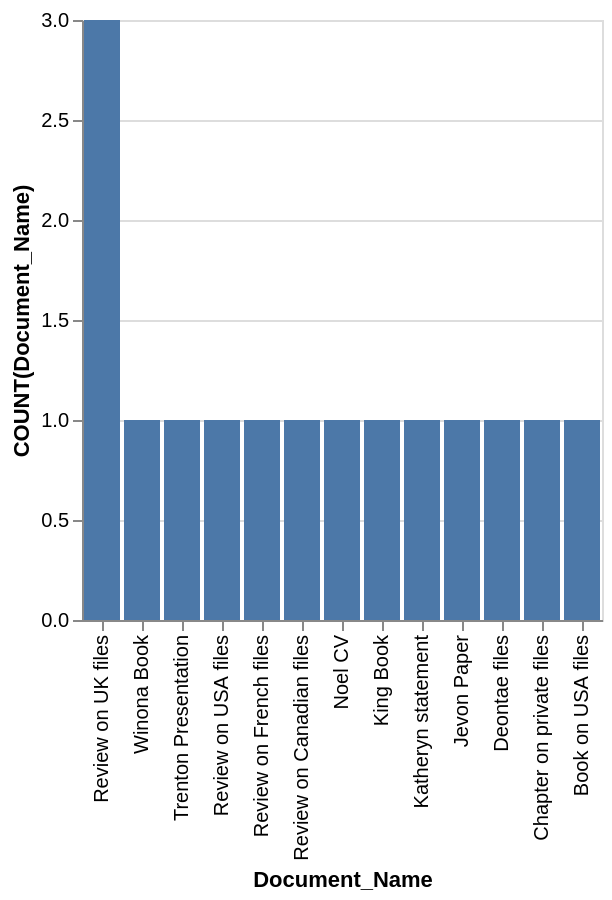

Vega-Lite specification stored for this chart:
### Vega-Lite specification from a JSON file in a GitHub repository (floating-point values rounded to 4 significant figures)
{"data": {"values": [{"x_data": "Review on UK files", "y_data": 3}, {"x_data": "Winona Book", "y_data": 1}, {"x_data": "Trenton Presentation", "y_data": 1}, {"x_data": "Review on USA files", "y_data": 1}, {"x_data": "Review on French files", "y_data": 1}, {"x_data": "Review on Canadian files", "y_data": 1}, {"x_data": "Noel CV", "y_data": 1}, {"x_data": "King Book", "y_data": 1}, {"x_data": "Katheryn statement", "y_data": 1}, {"x_data": "Jevon Paper", "y_data": 1}, {"x_data": "Deontae files", "y_data": 1}, {"x_data": "Chapter on private files", "y_data": 1}, {"x_data": "Book on USA files", "y_data": 1}]}, "mark": "bar", "encoding": {"x": {"field": "x_data", "type": "nominal", "title": "Document_Name", "sort": {"op": "sum", "field": "y_data", "order": "descending"}}, "y": {"field": "y_data", "type": "quantitative", "title": "COUNT(Document_Name)"}}}
